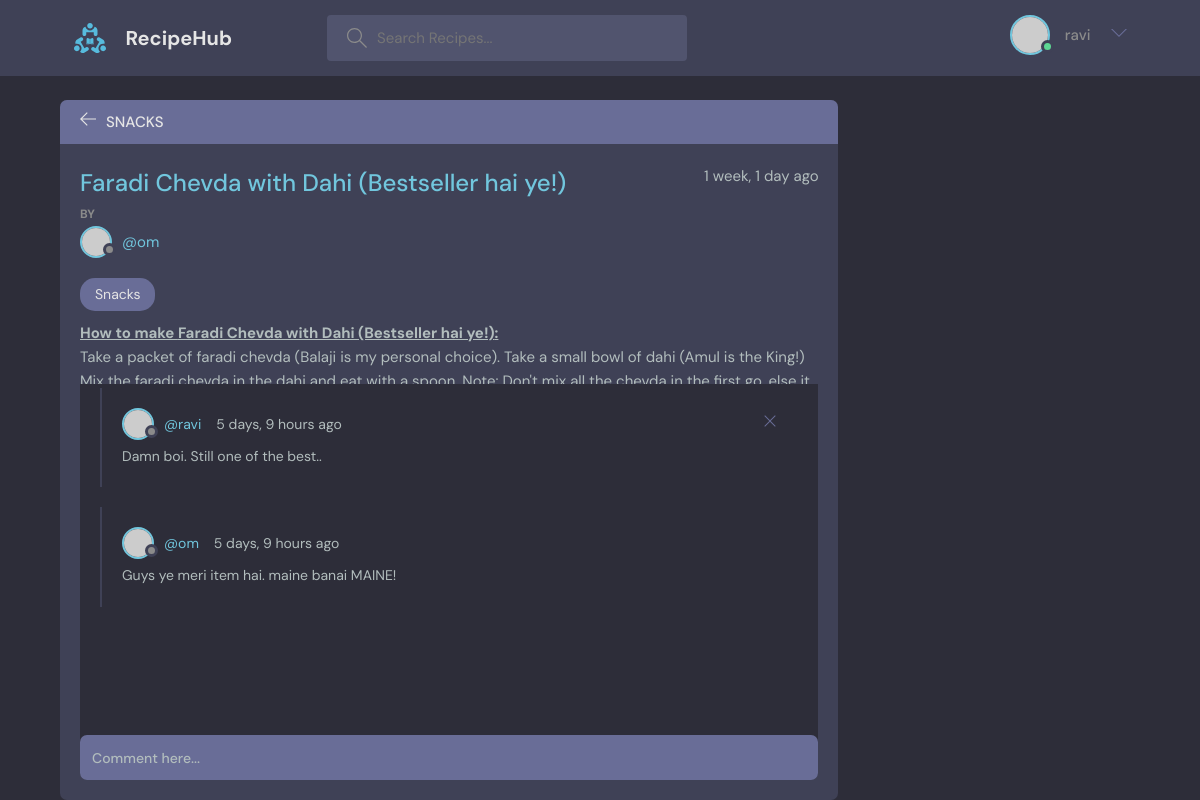
/recipe/4/ (signed in), run on the app's committed database.
### base/models.py (models this page shows, shortened)
class Recipe(models.Model):
    host = models.ForeignKey(User, on_delete=models.SET_NULL, null=True)
    topic = models.ForeignKey(Topic, on_delete=models.SET_NULL, null=True)
    name = models.CharField(max_length=200)
    description = models.TextField(null=True, blank=True)
    updated = models.DateTimeField(auto_now=True)
    created = models.DateTimeField(auto_now_add=True)
    class Meta:
        ordering = ['-updated', '-created']

class Topic(models.Model):
    name = models.CharField(max_length=200)
    def __str__(self):
        return self.name

class Message(models.Model):
    user = models.ForeignKey(User, on_delete=models.CASCADE)
    recipe = models.ForeignKey(Recipe, on_delete=models.CASCADE)
    body = models.TextField()
    updated = models.DateTimeField(auto_now=True)
    created = models.DateTimeField(auto_now_add=True)

### base/views.py (the view, shortened to what this page needs)
# urls.py: path('recipe/<str:pk>/', views.recipe, name="recipe"),
def recipe(request, pk):
    recipe = Recipe.objects.get(id=pk)
    recipe_messages = recipe.message_set.all().order_by('-created')     # order_by(...) is used to get recent messages to top
    context = {'recipe': recipe, 'recipe_messages': recipe_messages}
    return render(request, 'recipe.html', context)

### templates/recipe.html (shortened to what this page needs)
{% extends 'main.html' %}
{% block content %}
    <main class="profile-page layout layout--2">
      <div class="container">
        <div class="room">
          <div class="room__top">
            <div class="room__topLeft">
              <a href="{% url 'home' %}">
                <svg version="1.1" xmlns="http://www.w3.org/2000/svg" width="32" height="32" viewBox="0 0 32 32">
                  <title>arrow-left</title>
                  <path d="M13.723 2.286l-13.723 13.714 13.719 13.714 1.616-1.611-10.96-10.96h27.625v-2.286h-27.625l10.965-10.965-1.616-1.607z"></path>
                </svg>
              </a>
              <h3>{{recipe.topic}}</h3>
            </div>
          </div>
          <div class="room__box scroll">
            <div class="room__header scroll">
              <div class="room__info">
                <h3>{{recipe.name}}</h3>
                <span>{{recipe.created|timesince}} ago</span>
              </div>
              <div class="room__hosted">
                <p>By</p>
                <a href="{% url 'user-profile' recipe.host.id %}" class="room__author">
                  <div class="avatar avatar--small">
                    <img src="https://randomuser.me/api/portraits/men/37.jpg" />
                  </div>
                  <span>@{{recipe.host.username}}</span>
                </a>
              </div>
              <span class="room__topics">{{recipe.topic}}</span>
              <div class="room__details">
                <p><strong style="text-decoration: underline">How to make {{recipe.name}}:</strong></p>
                {{recipe.description}}
              </div>
            </div>
            <div class="room__conversation">
              <div class="threads scroll">
                {% for message in recipe_messages %}
                <div class="thread">
                  <div class="thread__top">
                    <div class="thread__author">
                      <a href="{% url 'user-profile' message.user.id %}" class="thread__authorInfo">
                        <div class="avatar avatar--small">
                          <img src="https://randomuser.me/api/portraits/men/37.jpg" />
                        </div>
                        <span>@{{message.user.username}}</span>
                      </a>
                      <span class="thread__date">{{message.created|timesince}} ago</span>
                    </div>
                    {% if request.user == message.user %}
                      <a href="{% url 'delete-message' message.id %}">
                        <div class="thread__delete">
                          <svg version="1.1" xmlns="http://www.w3.org/2000/svg" width="32" height="32" viewBox="0 0 32 32">
                            <title>remove</title>
                            <path d="M27.314 6.019l-1.333-1.333-9.98 9.981-9.981-9.981-1.333 1.333 9.981 9.981-9.981 9.98 1.333 1.333 9.981-9.98 9.98 9.98 1.333-1.333-9.98-9.98 9.98-9.981z"></path>
                          </svg>
                        </div>
                      </a>
                    {% endif %}
                  </div>
                  <div class="thread__details">
                    {{message.body}}
                  </div>
                </div>
                {% endfor %}
              </div>
            </div>
          </div>
          <div class="room__message">
            <form action="" method="POST">
              <input name="body" placeholder="Comment here..." />
            </form>
          </div>
        </div>
      </div>
    </main>
{% endblock content %}

### templates/navbar.html (shortened to what this page needs)
{% load static %}
<header class="header header--loggedIn">
      <div class="container">
        <a href="{% url 'home' %}" class="header__logo">
          <img src="{% static 'images/logo.svg' %}" />
          <h1>RecipeHub</h1>
        </a>
        <form class="header__search" method="GET" action="{% url 'home' %}">
          <label>
            <input name="q" placeholder="Search Recipes..." />
          </label>
        </form>
        <nav class="header__menu">
          {% if request.user.is_authenticated %}
          <div class="header__user">
            <a href="{% url 'user-profile' request.user.id %}">
              <div class="avatar avatar--medium active">
                <img src="https://randomuser.me/api/portraits/men/37.jpg" />
              </div>
              <p>{{request.user.username}}</p>
            </a>
            <button class="dropdown-button">
              <svg version="1.1" xmlns="http://www.w3.org/2000/svg" width="32" height="32" viewBox="0 0 32 32">
                <title>chevron-down</title>
                <path d="M16 21l-13-13h-3l16 16 16-16h-3l-13 13z"></path>
              </svg>
            </button>
          </div>
          {% else %}
          <a href="{% url 'login' %}">
            <img src="{% static 'images/avatar.svg' %}">
            <p>Login</p>
          </a>
          {% endif %}
        </nav>
      </div>
    </header>

### data on the page
Recipe: topic "SNACKS", name "Faradi Chevda with Dahi (Bestseller hai ye!)", created "1 week, 1 day", host.username "om", topic "Snacks", description "Take a packet of faradi chevda (Balaji is my personal choice). Take a small bowl of dahi (Amul is the King!)…"
Message: user.username "ravi", created "5 days, 9 hours", body "Damn boi. Still one of the best.."
Message: user.username "om", created "5 days, 9 hours", body "Guys ye meri item hai. maine banai MAINE!"

### other printed values
{{ request.user.username }} "ravi"
